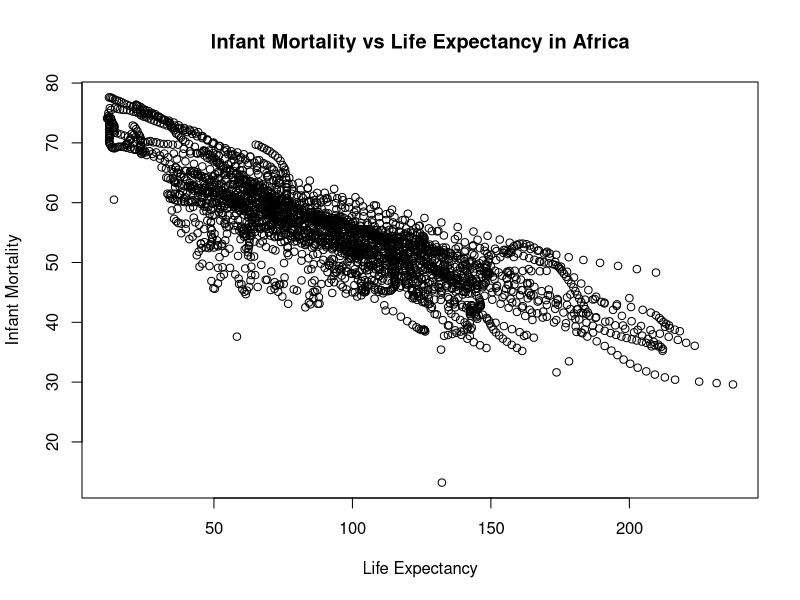
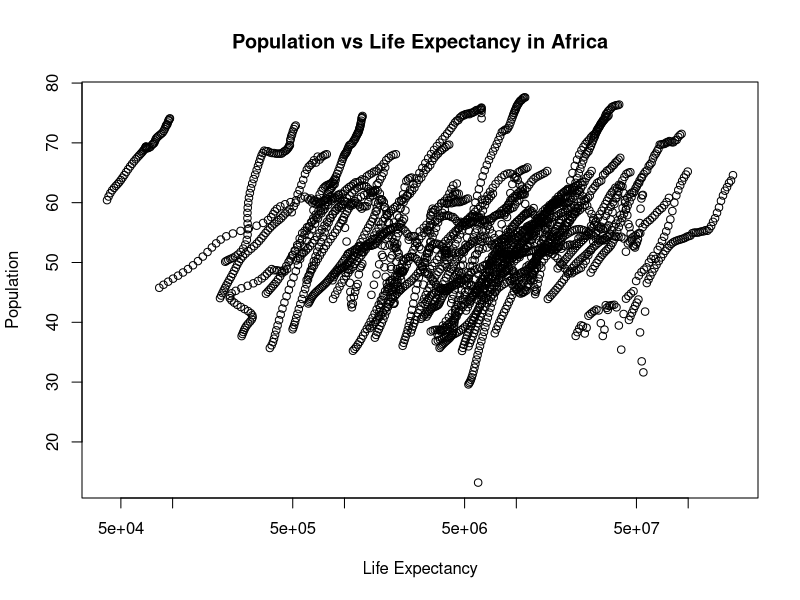
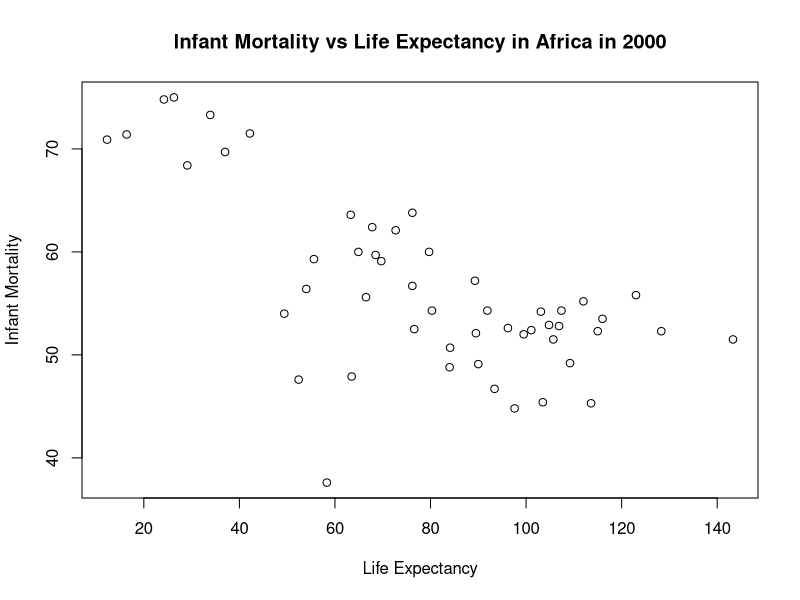
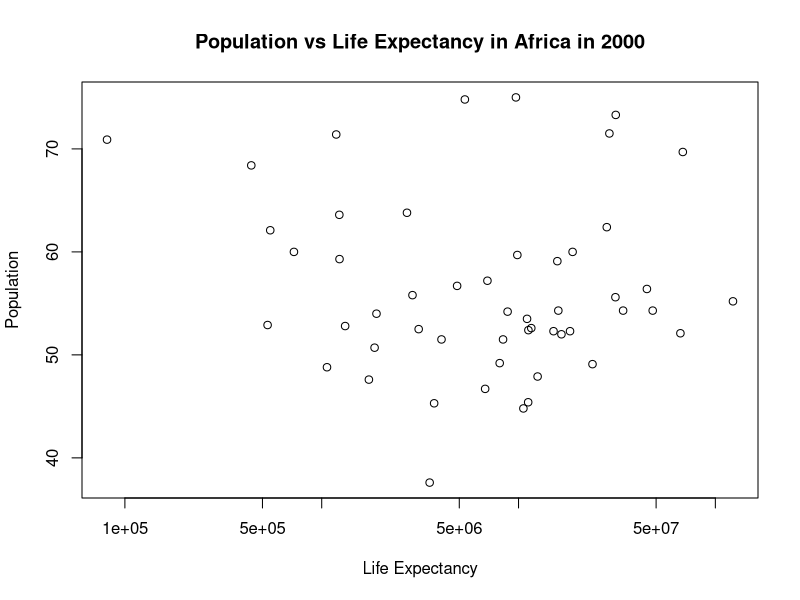

R code for these plots, in order:
## ---- chunk 1
# load dslabs package
library("dslabs")

#takes gapminder dataset and creates a new dataframe that only takes the countries that have "Africa" in the continent column
africadata <- gapminder[gapminder$continent == "Africa", ]

#creates a new dataframe and adds the columns "infant_mortality" and "life_expectancy" from africadata
africa_infant_mortality <- africadata[, c("infant_mortality", "life_expectancy")]

#creates a new dataframe and adds the columns "population" and "life_expectancy" from africadata
africa_pop <- africadata[, c("population", "life_expectancy")]

## ---- chunk 2
#Plotting life expectancy as a function of infant mortality
#using the plot function to make the plot and assigning it to a variable named "plot1"
plot1 <- plot( 
  
  #takes the infant_mortality column from africa_infant_mortality and makes it the x-axis values
  africa_infant_mortality$infant_mortality, 
  
  #takes the life expactancy column from africa_infant_mortality and makes it the y-axis values  
  africa_infant_mortality$life_expectancy, 
    
  xlab = "Life Expectancy", #labels the x-axis "Life Expectancy"
  ylab = "Infant Mortality", #labels the y-axis "Infant Mortality"
  
  #titles the whole plot "Infant Mortality vs Life Expectancy in Africa"
  main = "Infant Mortality vs Life Expectancy in Africa" 
)

#Plotting life expectancy as a function of population
#using the plot function to make the plot and assigning it to a variable named "plot2"
plot2 <- plot( 

  #takes the population column from africa_pop and makes it the x-axis values
  africa_pop$population, 

  #takes the life expactancy column from africa_pop and makes it the y-axis values
  africa_pop$life_expectancy, 

  xlab = "Life Expectancy", #labels the x-axis "Life Expectancy"
  ylab = "Population", #labels the y-axis "Population"

  #titles the whole plot "Population vs Life Expectancy in Africa"
  main = "Population vs Life Expectancy in Africa",
    
  log = "x" #sets the scale of the x-axis to be logarithmic
)
## ---- chunk 3
#figures out which years have missing data for infant mortality
tapply(africadata$infant_mortality, africadata$year, function(x) sum(is.na(x)))
       
#the tapply function applies a funciton to a set vectors
#tapply is applying the function sum(is.na(x)) to the groups africadata$infant_mortality and africadata$year
#the sum() function takes the sum/total of a group
#the is.na() function checks each value in a dataframe/group is NA or not
#so sum(is.na(x) returns the total amount of NA values in each year

#Creates a new object by extracting only the data for the year 2000 from the africadata object
africa_2000 <- africadata[africadata$year == "2000",]
## ---- chunk 4
#Plotting life expectancy as a function of infant mortality for year 2000
#using the plot function to make the plot and assigning it to a variable named "plot3"
plot3 <- plot( 

  #takes the infant_mortality column from africa_2000 and makes it the x-axis values
  africa_2000$infant_mortality,

  #takes the life expactancy column from africa_2000 and makes it the y-axis values
  africa_2000$life_expectancy,
    
  xlab = "Life Expectancy", #labels the x-axis "Life Expectancy"
  ylab = "Infant Mortality", #labels the y-axis "Infant Mortality"

  #titles the whole plot "Infant Mortality vs Life Expectancy in Africa in 2000"
  main = "Infant Mortality vs Life Expectancy in Africa in 2000"
)

#Plotting life expectancy as a function of population
#using the plot function to make the plot and assigning it to a variable named "plot4"
plot4 <- plot( 

  #takes the population column from africa_2000 and makes it the x-axis values 
  africa_2000$population, 

  #takes the life expactancy column from africa_2000 and makes it the y-axis values
  africa_2000$life_expectancy, 
    
  xlab = "Life Expectancy", #labels the x-axis "Life Expectancy"
  ylab = "Population", #labels the y-axis "Population"

  #titles the whole plot "Population vs Life Expectancy in Africa in 2000"
  main = "Population vs Life Expectancy in Africa in 2000", 
    
  log = "x" #sets the scale of the x-axis to be logarithmic
)
## ---- chunk 5
# fit1 models life expectancy as a function of infant mortality for African countries in 2000.
#the lm() function is used to fit linear models
fit1 <- lm(life_expectancy ~ infant_mortality, data = africa_2000)
summary(fit1) #prints results of fir1
## ---- chunk 6
# fit2 models life expectancy as a function of population for African countries in 2000.
fit2 <- lm(life_expectancy ~ population, data = africa_2000)
summary(fit2) #prints results of fir1
